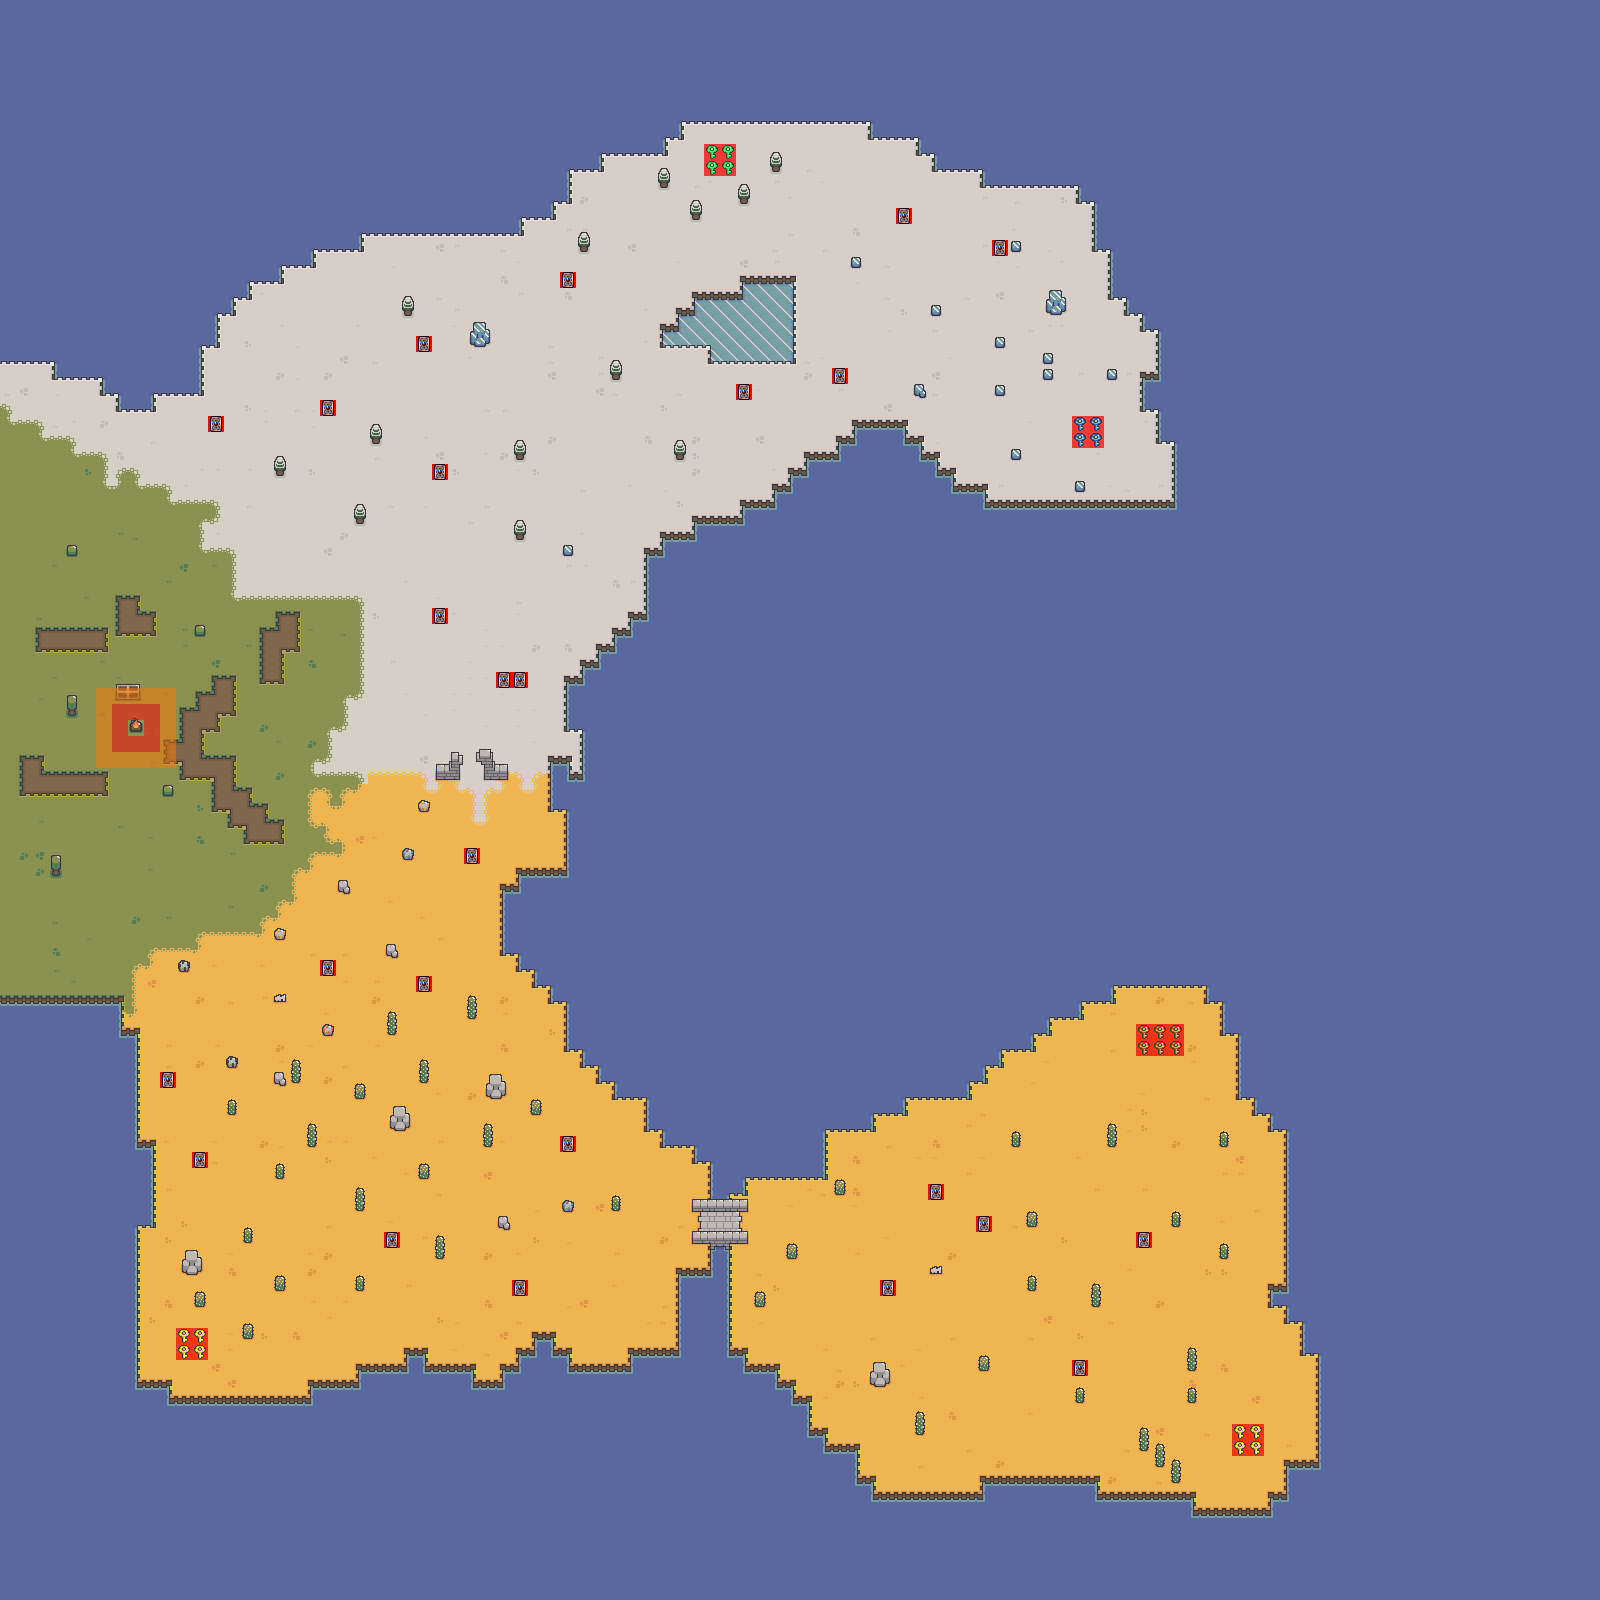

This is a level from a 2D game, rendered from its Tiled map with the project's own tilesets. A one-line summary and the map file follow, with tile-layer data summarised:
An orthogonal 100x100 tile map with 16x16 px tiles, 6 tile layers (terrain, environment, campfire, keys, ...), 4 tilesets.

<map version="1.8" tiledversion="1.8.2" orientation="orthogonal" renderorder="right-down" width="100" height="100" tilewidth="16" tileheight="16" infinite="0" nextlayerid="7" nextobjectid="1">
 <tileset firstgid="1" source="tilemap.tsx" />
 <tileset firstgid="8041" source="key_tilemap.tsx" />
 <tileset firstgid="8141" source="map_cards_tilemap.tsx" />
 <tileset firstgid="8241" source="campfire_healing_tilemap.tsx" />
 <layer id="1" name="terrain" width="100" height="100">
  <data>[10000 cells, 10000 non-empty, 127 distinct tile ids]</data>
 </layer>
 <layer id="2" name="environment" width="100" height="100">
  <data>[10000 cells, 179 non-empty, 47 distinct tile ids]</data>
 </layer>
 <layer id="6" name="campfire" width="100" height="100">
  <data>[10000 cells, 24 non-empty, 2 distinct tile ids]</data>
 </layer>
 <layer id="3" name="keys" width="100" height="100">
  <data>[10000 cells, 22 non-empty, 4 distinct tile ids]</data>
 </layer>
 <layer id="4" name="loot" width="100" height="100">
  <data>[10000 cells, 25 non-empty, 1 distinct tile ids]</data>
 </layer>
 <layer id="5" name="Fake loot" width="100" height="100">
  <data>[10000 cells, 0 non-empty, 0 distinct tile ids]</data>
 </layer>
</map>